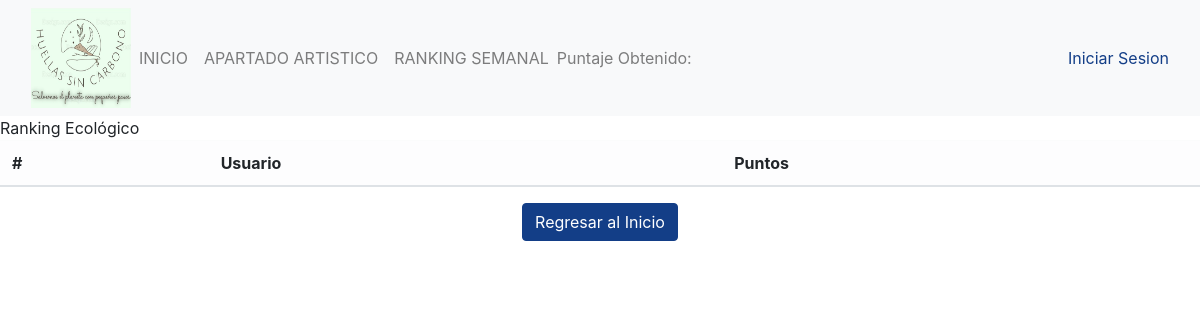
/ranking/, run on an earlier commit of the app's database.
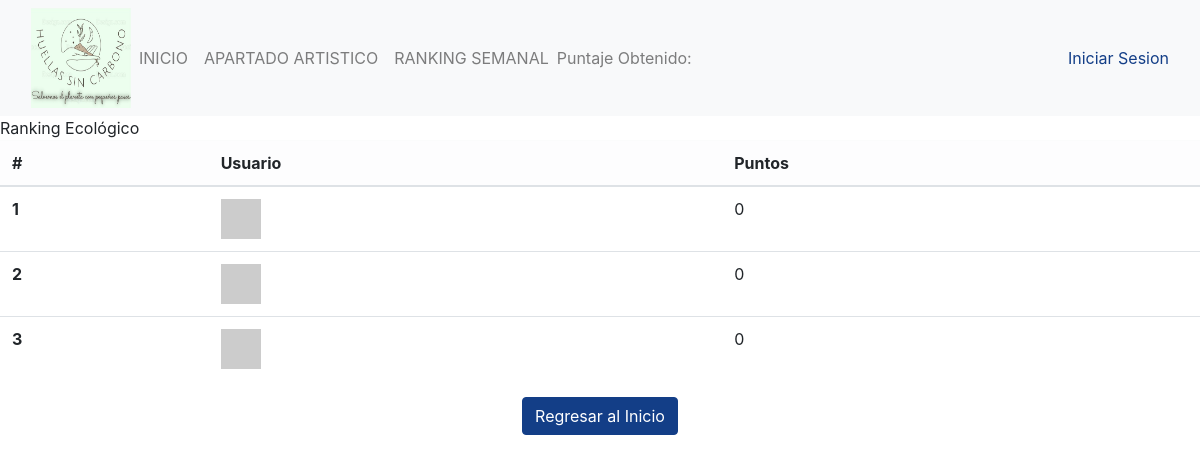
And on a later commit of the database.
### retoshuellascarbono/models.py (models this page shows, shortened)
class Rankings (models.Model):
    usuario = models.ForeignKey(settings.AUTH_USER_MODEL, on_delete=models.CASCADE)
    puntostotales = models.IntegerField(default= 0, null= False)

### retoshuellascarbono/views.py (the view)
# urls.py: path('ranking/', views.ranking, name='ranking'),
def ranking(request):
    rankings = Rankings.objects.all().order_by('-puntostotales')
    return render(request, 'ranking.html', {'rankings': rankings})

### retoshuellascarbono/templates/ranking.html (shortened to what this page needs)
{% extends "base.html" %}
{% block content %}
    <div class="scoreboard">
        <div class="scoreboard-header">Ranking Ecológico</div>
        <div class="table-responsive">
            <table class="table table-hover mb-0">
                <thead class="table-light">
                    <tr>
                        <th scope="col">#</th>
                        <th scope="col">Usuario</th>
                        <th scope="col">Puntos</th>
                    </tr>
                </thead>
                <tbody>
                    {% for ranking in rankings %}
                    <tr>
                        <th scope="row" class="rank">{{ forloop.counter }}</th>
                        <td>
                            <div class="user-row">
                                <img src="https://via.placeholder.com/40" alt="Avatar" class="user-avatar">
                            </div>
                        </td>
                        <td>{{ ranking.puntostotales }}</td>
                    </tr>
                    {% endfor %}
                </tbody>
            </table>
        </div>
    </div>
    <div class="text-center mt-3">
        <a href="{% url 'retoshuellascarbono:index' %}" class="btn btn-primary">Regresar al Inicio</a>
    </div>
{% endblock %}

### retoshuellascarbono/templates/base.html (shortened to what this page needs)
<html>
    <head>
        {% load static %}
        <link rel="stylesheet" href="{% static 'bootstrap.min.css' %}">
        <link rel="stylesheet" href="https://cdnjs.cloudflare.com/ajax/libs/font-awesome/6.6.0/css/all.min.css" />
        <link rel="stylesheet" href="https://cdnjs.cloudflare.com/ajax/libs/bootstrap-datepicker/1.9.0/css/bootstrap-datepicker.min.css">
    </head>
    <body>
        <nav class="navbar navbar-expand-lg navbar-light bg-light">
            <div class="container-fluid">
                <img height="100px" width="100px" src="../static/logo.jpeg">
                <div class="collapse navbar-collapse" id="navbarNav">
                    <ul class="navbar-nav">
                        <li class="nav-item">
                            <a class="nav-link" aria-current="page" href="{% url 'retoshuellascarbono:index' %}">INICIO</a>
                        </li>
                        <li class="nav-item">
                            <a class="nav-link" href="{% url 'retoshuellascarbono:arte' %}">APARTADO ARTISTICO</a>
                        </li>
                        <li class="nav-item">
                            <a class="nav-link" href="{% url 'retoshuellascarbono:rankingsemanal' %}">RANKING SEMANAL</a>
                        </li>
                        <li class="nav-item">
                            <span class="navbar-text">Puntaje Obtenido: {{ puntostotales }}</span>
                        </li>
                    </ul>
                </div>
                {% if user.is_authenticated %}
                    <a href="{% url 'retoshuellascarbono:logout' %}">Cerrar Sesion</a>
                {% else %}
                    <a href="{% url 'retoshuellascarbono:login' %}">Iniciar Sesion</a>
                {% endif %}
            </div>
        </nav>
        {% block content %}{% endblock content %}
    </body>
</html>

What changed in the data, as far as the page shows it:
added Rankings: puntostotales "0"
added Rankings: puntostotales "0"
added Rankings: puntostotales "0"
